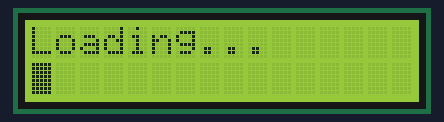
Recording of a sketch running on a simulated Arduino Uno, built with avr-gcc and run on an emulated ATmega328P. On the bench: 16×2 character LCD.

Above: at 0.1 s.
At 0.7 s:
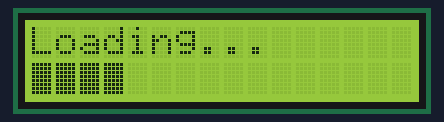
At 1.1 s:
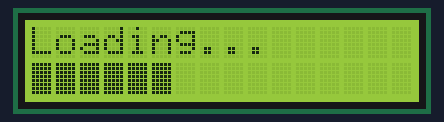
At 1.5 s:
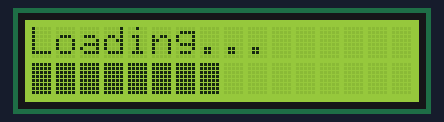
At 2.3 s:
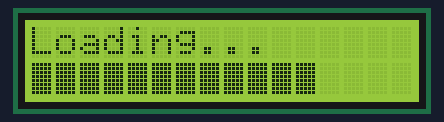
At 3.1 s:
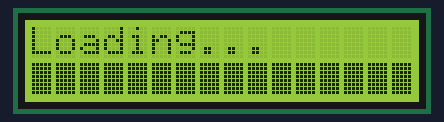

The sketch:

Loading_Bar.ino
```cpp
#include <Wire.h>
#include <LiquidCrystal_I2C.h>

LiquidCrystal_I2C lcd(0x27,16,2);  // set the LCD address to 0x27 for a 16 chars and 2 line display

void setup() {
  lcd.init();   // initialize the lcd
  lcd.backlight();
  byte bar[8] = { B11111,B11111,B11111,B11111,B11111,B11111,B11111,B11111 };
  lcd.createChar(0, bar);

  lcd.setCursor(0, 0);
  lcd.print("Loading...");
  lcd.setCursor(0, 1);

  for (int i = 0; i < 16; i++) {
    lcd.write(byte(0));
    delay(200);
  }

}

void loop() {

}
```
